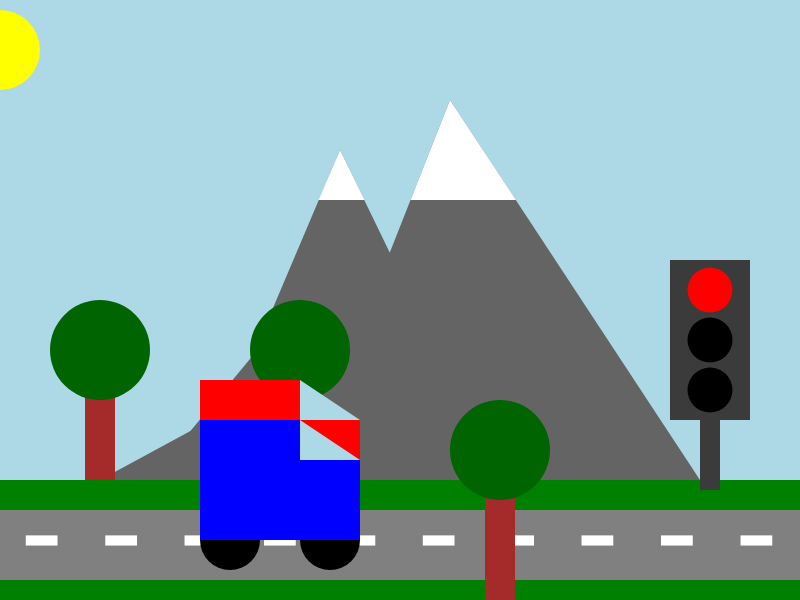
Frame 1 (no input)
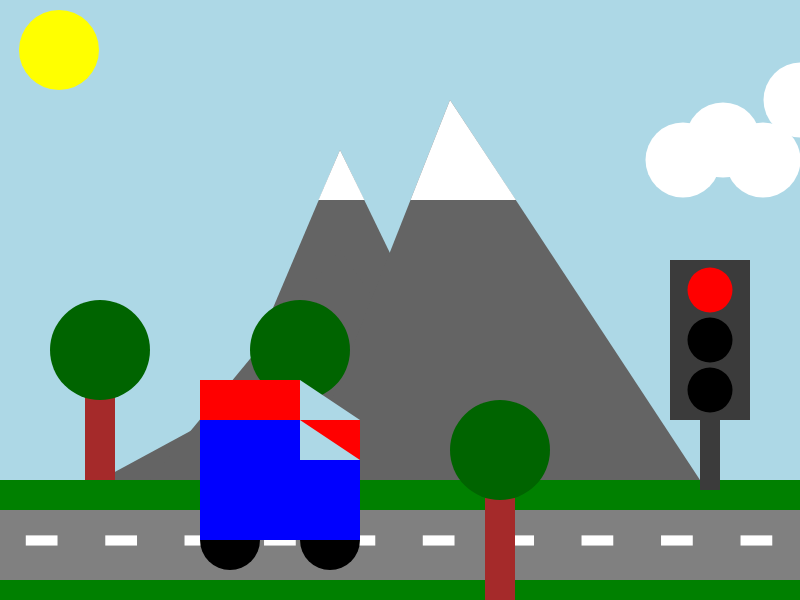
Frame 60 (no input)
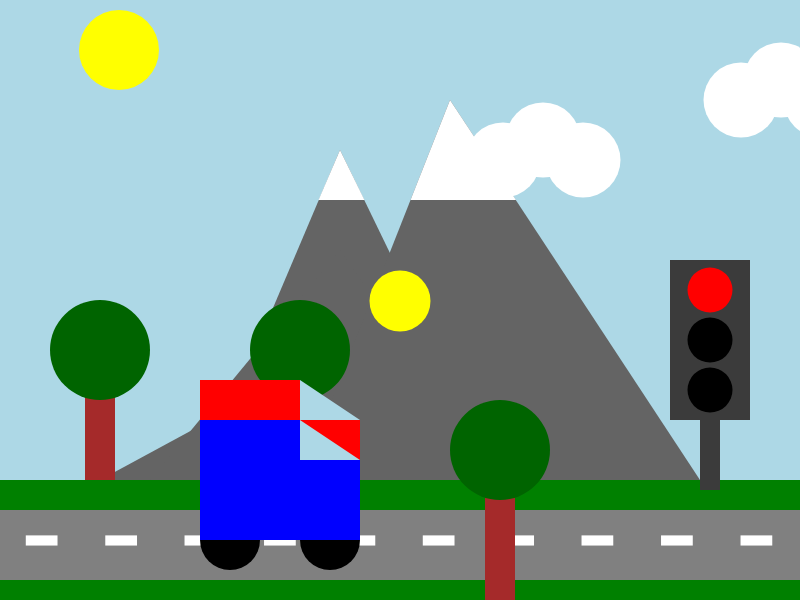
Frame 120 (the mouse pressed at the canvas centre since frame 60)

The p5.js sketch that drew these frames (run headless with seeded random() and noise() and a simulated clock; from frame 60 on, the mouse is pressed at the canvas centre):

// p5.js sketch
// ── sketch.js
//wolk 1 = start positie 900 x
let CloudBaseX = 900;
//wolk 2 = start positie 900 x
let CloudBaseX2 = 900;

//zon = start positie 0 x
let Xsun = 0;

//rode auto snelheid = 0
let CarSpeedRed = 0;
//blauwe auto snelheid = 0
let CarSpeedBlue = 0;

//blauwe auto = start positie 200
let BaseBlue = 200;

//rode auto = start positie 200
let BaseXRed = 200;
//detectie rode auto
let DetectionRedCar;

//rood licht = aan
let RedColor = "Red";
//oranje licht = uit
let orangeColor = "Black";
//groen licht = uit
let greenColor = "Black";

//basis van de cirkel
let CircleBase;
//grootte cirkel = 1
let CircleZ = 1;
//x positie cirkel
let CircleX;
//y positie cirkel
let CircleY;

//extra snelheid = 0
let SpeedPickUp = 0;

//speedboost actief = nee
let active = false;
//starttijd speedboost
let startTime;
//duur speedboost = 2500 milliseconden
let duration = 2500;

//vorige botsing = nee
let collisionPrev = false;

//canvas opzetten
function setup() {
  createCanvas(800, 600);
}

//Deze functie wordt uitgevoerd zodra de gebruiker een toets indrukt die eronder vermeld wordt.
function keyPressed() {
  //als Enter wordt ingedrukt
  if (keyCode === 13) {
    console.log("Enter was pressed");
    //als rood aan is, wordt het groen
    if (RedColor === "Red") {
      //rood licht uit
      RedColor = "Black";
      //oranje licht uit
      orangeColor = "Black";
      //groen licht aan
      greenColor = "Green";
      //rode auto snelheid 7
      CarSpeedRed = 7;
      //blauwe auto snelheid 5
      CarSpeedBlue = 5;
      //als oranje aan is, wordt het rood
    } else if (orangeColor === "Orange") {
      //rood licht aan
      RedColor = "Red";
      //oranje licht uit
      orangeColor = "Black";
      //groen licht uit
      greenColor = "Black";
      //rode auto stopt
      CarSpeedRed = 0;
      //blauwe auto stopt
      CarSpeedBlue = 0;
      //als groen aan is, wordt het oranje
    } else if (greenColor === "Green") {
      //rood licht uit
      RedColor = "Black";
      //oranje licht aan
      orangeColor = "Orange";
      //groen licht uit
      greenColor = "Black";
      //rode auto snelheid 2
      CarSpeedRed = 2;
      //blauwe auto snelheid 1
      CarSpeedBlue = 1;
    }
  }
}

//Deze functie wordt uitgevoerd zodra de gebruiker de muis indrukt.
function mousePressed() {
  //cirkelgrootte terug naar 1
  CircleZ = 1;
}

//tekent de canvas met achtergrond en objecten
function draw() {
  background("lightBlue");

  //bergen
  fill(100);
  strokeWeight(0);
  triangle(200, 480, 340, 150, 500, 480);
  triangle(100, 480, 340, 350, 500, 480);
  triangle(150, 480, 340, 250, 500, 480);
  triangle(300, 480, 450, 100, 700, 480);
  //sneeuwtoppen
  fill("White");
  triangle(340, 150, 318.5, 200, 364.5, 200);
  triangle(450, 100, 410.5, 200, 516, 200);

  //bomen
  fill("Brown");
  rect(285, 350, 30, 150);
  rect(85, 350, 30, 150);
  //bladeren
  fill("DarkGreen");
  circle(300, 350, 100);
  circle(100, 350, 100);

  //weg
  fill("grey");
  rect(0, 500, 800, 100);
  textSize(130);
  fill("white");
  text("- - - - - - - - - -", 20, 575);

  //gras
  fill("green");
  rect(0, 580, 800, 20);
  rect(0, 480, 800, 30);

  //stoplicht
  fill(59, 59, 59);
  strokeWeight(0);
  rect(700, 420, 20, 70);
  rect(670, 260, 80, 160);

  //stoplicht kleuren
  fill(RedColor);
  circle(710, 290, 45);
  fill(orangeColor);
  circle(710, 340, 45);
  fill(greenColor);
  circle(710, 390, 45);

  fill("Yellow");
  strokeWeight(0);
  /* Tekent de zon: Xsun bepaalt de horizontale positie.
  50 bepaalt de verticale positie en 80 is de diameter.*/
  circle(Xsun, 50, 80);
  /*+= telt 1 op bij de huidige waarde van Xsun.
  Daardoor beweegt de zon ieder frame 1 pixel naar rechts.*/
  Xsun += 1;
  /*Controleert of de zon rechts uit beeld is geraakt.
  Het canvas is 800 pixels breed, maar de zon is 80 pixels groot.*/
  if (Xsun === 900) {
    //zon terug naar links op positie -100
    Xsun = -100;
  }

  //wolken
  fill("White");
  strokeWeight(0);
  circle(CloudBaseX, 80, 75);
  circle(CloudBaseX + 40, 100, 75);
  circle(CloudBaseX - 40, 100, 75);

  /*-= trekt 1 af van de huidige waarde van CloudBaseX.
  Daardoor beweegt wolk 1 ieder frame 1 pixel naar links.*/
  CloudBaseX -= 1;

  //als wolk 1 uit beeld is
  if (CloudBaseX <= -100) {
    //wolk 1 terug naar rechts
    CloudBaseX = 900;
  }

  circle(CloudBaseX2, 140, 75);
  circle(CloudBaseX2 + 40, 160, 75);
  circle(CloudBaseX2 - 40, 160, 75);

  //wolk 2 beweegt 3 naar links
  CloudBaseX2 -= 3;

  //als wolk 2 uit beeld is
  if (CloudBaseX2 <= -100) {
    //wolk 2 terug naar rechts
    CloudBaseX2 = 900;
  }

  //rode auto
  fill("Red");
  rect(BaseXRed, 420, 160, 80);
  rect(BaseXRed, 380, 100, 40);

  //banden kleur zwart
  fill("Black");
  circle(BaseXRed + 30, 500, 60);
  circle(BaseXRed + 130, 500, 60);
  //raam kleur lichtblauw
  fill("LightBlue");
  triangle(BaseXRed + 100, 420, BaseXRed + 160, 420, BaseXRed + 100, 380);

  //x positie rode auto
  let CarX = BaseXRed;
  //y positie rode auto
  let CarY = 420;
  //breedte botsingsgebied rood
  let carW = 80;
  //hoogte botsingsgebied rood
  let carH = 160;
  fill("red");
  rect(CarX, CarY, carH, carW);

  //cirkel x binnen rode auto
  let ConstX = constrain(CircleX, CarX, CarX + carW);
  //cirkel y binnen rode auto
  let ConstY = constrain(CircleY, CarY, CarY + carH);

  //afstand x rode auto
  let DistanceX = CircleX - ConstX;
  //afstand y rode auto
  let DistanceY = CircleY - ConstY;
  //totale afstand rode auto
  let Distance = sqrt(DistanceX * DistanceX + DistanceY * DistanceY);

  //rode auto beweegt
  BaseXRed += CarSpeedRed + SpeedPickUp;

  //als rode auto uit beeld is
  if (BaseXRed >= 1100) {
    //rode auto terug naar links
    BaseXRed = -200;
  }

  //blauwe auto kleur blauw
  fill("Blue");
  rect(BaseBlue, 460, 160, 80);
  rect(BaseBlue, 420, 100, 40);
  //banden kleur zwart
  fill("Black");
  circle(BaseBlue + 30, 540, 60);
  circle(BaseBlue + 130, 540, 60);
  //raam kleur lichtblauw
  fill("LightBlue");
  triangle(BaseBlue + 100, 460, BaseBlue + 160, 460, BaseBlue + 100, 420);

  //x positie blauwe auto
  let BlueCarX = BaseBlue;
  //y positie blauwe auto
  let BlueCarY = 460;
  //breedte botsingsgebied blauw
  let BlueCarW = 160;
  //hoogte botsingsgebied blauw
  let BlueCarH = 80;
  fill("Blue");
  rect(BlueCarX, BlueCarY, BlueCarW, BlueCarH);

  //cirkel x binnen blauwe auto
  let ConstBlueX = constrain(CircleX, BlueCarX, BlueCarX + BlueCarW);
  //cirkel y binnen blauwe auto
  let ConstBlueY = constrain(CircleY, BlueCarY, BlueCarY + BlueCarH);

  //afstand x blauwe auto
  let DistanceXBlue = CircleX - ConstBlueX;
  //afstand y blauwe auto
  let DistanceYBlue = CircleY - ConstBlueY;
  //totale afstand blauwe auto
  let DistanceBlue = sqrt(
    //afstand berekenen
    DistanceXBlue * DistanceXBlue + DistanceYBlue * DistanceYBlue,
  );

  //blauwe auto beweegt
  BaseBlue += CarSpeedBlue + SpeedPickUp;

  //als blauwe auto uit beeld is
  if (BaseBlue >= 1100) {
    //blauwe auto terug naar links
    BaseBlue = -200;
  }
  //voorste boomstam kleur bruin
  fill("Brown");
  rect(485, 450, 30, 150);
  //voorste bladeren kleur donkergroen
  fill("DarkGreen");
  circle(500, 450, 100);

  //als muisknop wordt ingedrukt
  if (mouseIsPressed == true) {
    //cirkel wordt groter
    CircleZ += 1;
    //cirkel volgt muis x
    CircleX = mouseX;
    //cirkel volgt muis y
    CircleY = mouseY;
  }

  //cirkel beweegt 1 naar beneden
  CircleY += 1;

  //cirkel kleur geel
  fill("Yellow");
  circle(CircleX, CircleY, CircleZ);

  //als cirkel onderaan is
  if (CircleY >= 575) {
    //cirkel naar beneden
    CircleY = 600;
  }

  //botsing met een auto
  let collisionNow = Distance < CircleZ / 2 || DistanceBlue < CircleZ / 2;

  //als botsing en geen boost actief
  if (collisionNow && !active) {
    //boost aan
    active = true;
    //starttijd opslaan
    startTime = millis();
    //melding botsing
    console.log("In collision");
    //cirkel x reset
    CircleX = 0;
    //cirkel y reset
    CircleY = 0;
    //cirkelgrootte reset
    CircleZ = 0;
  }

  //huidige botsing opslaan
  collisionPrev = collisionNow;

  //als boost actief is
  if (active) {
    //melding speedboost
    console.log("SpeedBoost");
    //extra snelheid 5
    SpeedPickUp = 5;

    //als 2,5 seconden voorbij zijn
    if (millis() - startTime > duration) {
      //melding boost klaar
      console.log("SpeedBoost Ended");
      //boost uit
      active = false;
      //extra snelheid terug naar 0
      SpeedPickUp = 0;
      //cirkel x reset
      CircleX = 0;
      //cirkel y reset
      CircleY = 0;
      //cirkelgrootte reset
      CircleZ = 0;
    }
  }
}
